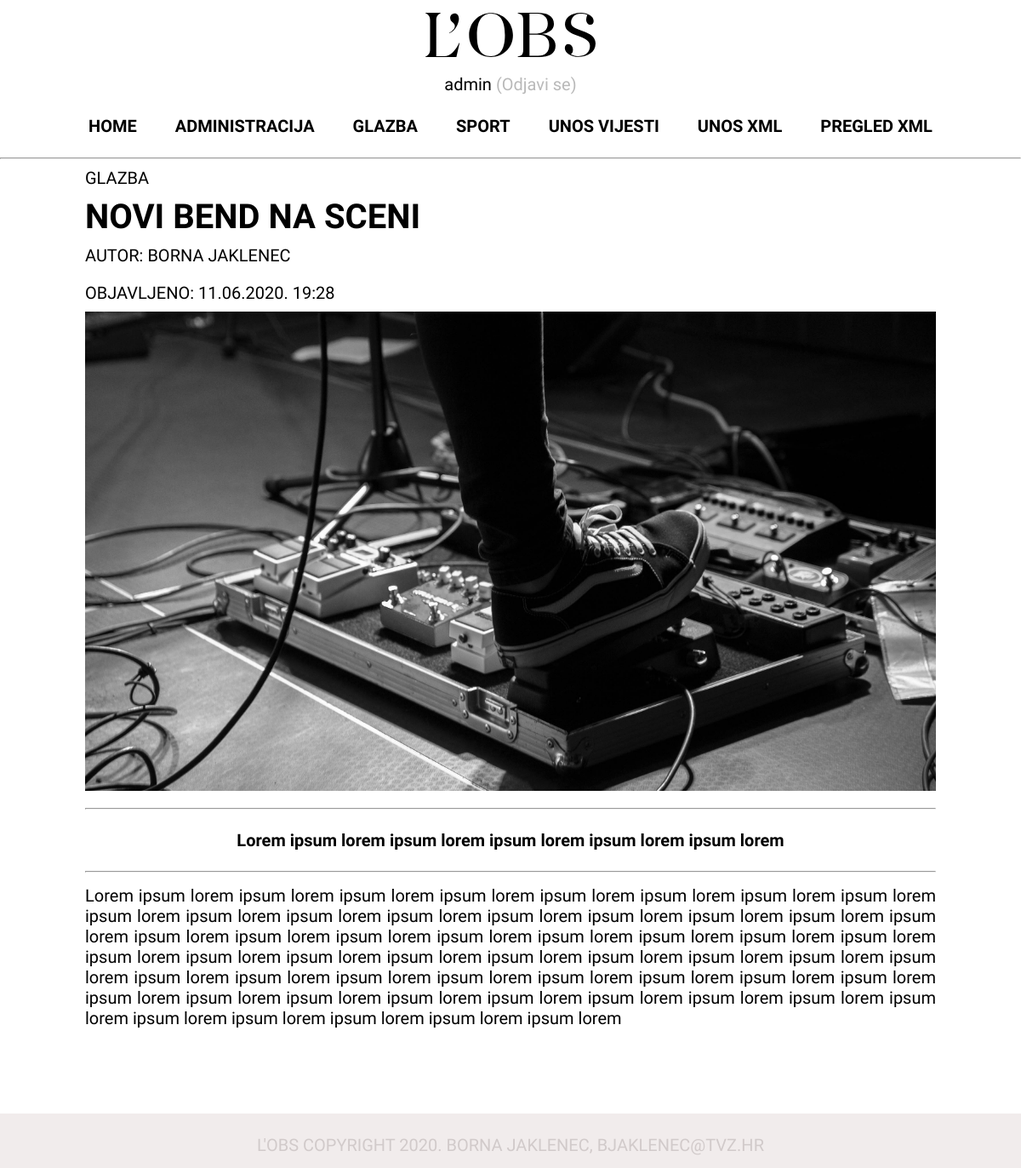
Page /clanak.php?id=35 (signed in) on the committed database.
### tables this page shows
CREATE TABLE `clanci` (
  `id` int(11) NOT NULL,
  `datum` varchar(32) NOT NULL,
  `naslov` varchar(64) NOT NULL,
  `sazetak` text NOT NULL,
  `tekst` text NOT NULL,
  `slika` varchar(64) NOT NULL,
  `kategorija` varchar(32) NOT NULL,
  `arhiva` tinyint(1) NOT NULL,
  `autor` varchar(60) NOT NULL
);

### clanak.php (the view, shortened to what this page needs)
<?php
    $dbc = mysqli_connect('localhost', 'root', '', 'lobs');
?>
<!DOCTYPE html>
<html lang="en">
<head>
    <link rel="stylesheet" href="style.css">
    <link rel="stylesheet" href="https://cdnjs.cloudflare.com/ajax/libs/font-awesome/4.7.0/css/font-awesome.min.css">
</head>
<body>
    <header>
        <div class="clearfix">
            <div class="logo">
                <a href="index.php">
                    <img src="img/logo.svg" style="width: 200px;" alt="">
                </a>
            </div>
            <p style="text-align: center;"><?php echo $_SESSION['user']; ?>
                <a href="logout.php" style="text-decoration: none; color:#b9b9b9;">(Odjavi se)</a>
            </p>
            <nav>
                <ul>
                    <div class="topnav" id="myTopnav">
                        <li><a href="index.php">HOME</a></li>
                        <li><a href="administracija.php">ADMINISTRACIJA</a></li>
                        <li><a href="kategorija.php?id=Glazba" class="">GLAZBA</a></li>
                        <li><a href="kategorija.php?id=Sport">SPORT</a></li>
                        <li><a href="unos_vijesti.php">UNOS VIJESTI</a></li>
                        <li><a href="xml-projekt.php">UNOS XML</a></li>
                        <li><a target="_blank" href="Albumi.xml">PREGLED
                                XML</a></li>
                    </div>
                </ul>
            </nav>
        </div>
    </header>
    <hr>
    <main>
        <div class="wrapper">
            <?php
                $id = $_GET['id'];
                $query = "SELECT * FROM clanci WHERE id = $id";
                $result = mysqli_query($dbc, $query);
                while($row = mysqli_fetch_array($result)){
                    echo '<p class="kategorija">
                <span>'.$row['kategorija'].'</span></p>
            <h1 class="naslov_clanak">'.$row['naslov'].'</h1>
            <p class="info">AUTOR: '.$row['autor'].'</p>
            <p class="info">OBJAVLJENO: '.$row['datum'].'</p>
            <section class="slika_clanak">
               <img style="width:100%;" src="' . UPLPATH . $row['slika']. '">
            </section>
            <section class="sazetak">
                <hr>
                <br>
                <p style="text-align: center;">
                    '.$row['sazetak'].'
                </p>
                <br>
                <hr>
            </section>
            <section class="tekst_clanak">
                <p style="text-align: justify;">
                    '.$row['tekst'].'
                </p>
            </section>';
            }
            ;?>
        </div>
    </main>
    <footer>
        <p>L'Obs copyright 2020. Borna Jaklenec, bjaklenec@tvz.hr</p>
    </footer>
</body>
</html>

### style.css (style rules this page uses)
* { margin: 0; padding: 0; box-sizing: border-box; font-family: 'Barlow Condensed', sans-serif; font-size: 20px; }
.clearfix::after { content: ""; clear: both; display: table; }
.wrapper { width: 100%; margin: 0 auto; max-width: 1000px; }
nav { margin: 0 auto; text-align: center; padding: 25px 0; text-transform: uppercase; }
nav ul { list-style: none; margin: 0; padding: 0; overflow: hidden; }
nav li { display: inline; font-weight: bold; }
nav a { text-decoration: none; color: black; padding: 0px 20px; }
.logo { margin: 0 auto; text-align: center; padding: 15px 0px; }
footer { text-align: center; padding: 15px 0px; color: #d1caca; background-color: #f1ecec; }
footer p { padding-top: 10px; font-weight: 400; text-transform: uppercase; }
.info { padding: 10px 0px; text-transform: uppercase; }
.kategorija { padding: 10px 0; text-transform: uppercase; }
.naslov_clanak { text-transform: uppercase; font-size: 40px; }
.sazetak { font-weight: 600; padding: 15px 0; }
.tekst_clanak { text-align: left; padding-bottom: 100px; font-size: 25px; }

### rows in the picture
clanci: kategorija "GLAZBA", naslov "NOVI BEND NA SCENI", autor "BORNA JAKLENEC", datum "11.06.2020. 19:28", slika (picture), sazetak "Lorem ipsum lorem ipsum lorem ipsum lorem ipsum lorem ipsum lorem", tekst "Lorem ipsum lorem ipsum lorem ipsum lorem ipsum lorem ipsum lorem ipsum lorem ipsum lorem ipsum lorem ipsum lorem ipsum lorem ipsum lorem ipsum lorem ipsum lorem ipsum lorem ipsum lorem ipsum lorem ipsum lorem ipsum lorem ipsum lorem ipsum lorem ipsum lorem ipsum lorem ipsum lorem ipsum lorem ipsum lorem ipsum lorem ipsum lorem ipsum lorem ipsum lorem ipsum lorem ipsum lorem ipsum lorem ipsum lorem ipsum lorem ipsum lorem ipsum lorem ipsum lorem ipsum lorem ipsum lorem ipsum lorem ipsum lorem ipsum lorem ipsum lorem ipsum lorem ipsum lorem ipsum lorem ipsum lorem ipsum lorem ipsum lorem ipsum lorem ipsum lorem ipsum lorem ipsum lorem ipsum lorem ipsum lorem ipsum lorem"

### other values in the picture
$_SESSION['user'] "admin"
